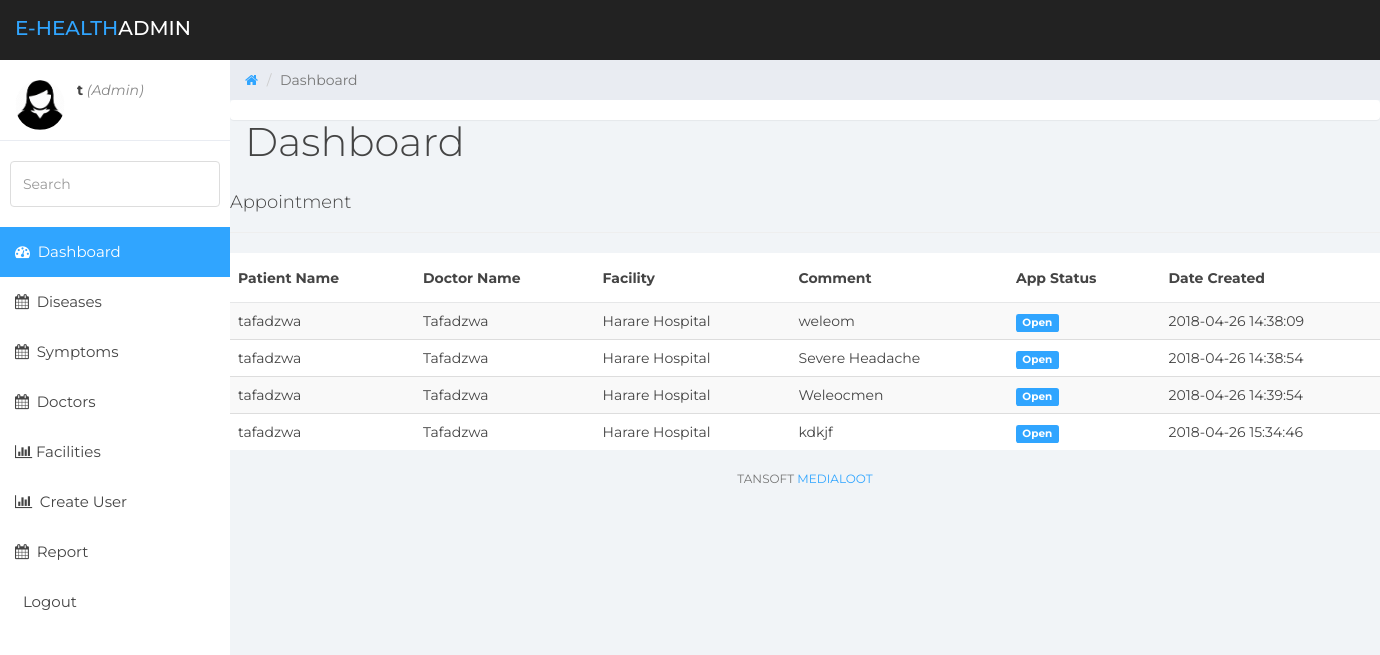
The page /admin/report.php (signed in) on the database as committed earlier.
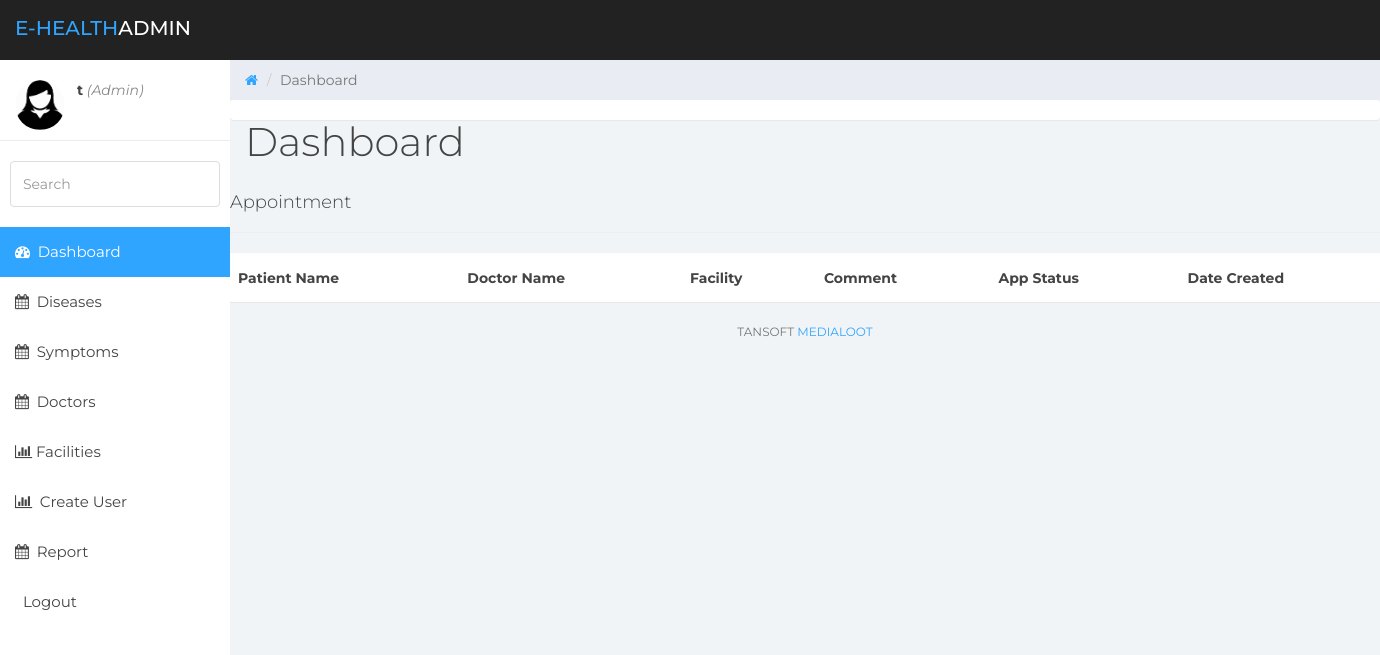
The same page on the database as committed later.
### tables this page shows
CREATE TABLE `appointment` (
  `id` int(11) NOT NULL,
  `date_created` timestamp NULL DEFAULT CURRENT_TIMESTAMP,
  `patient_id` int(11) NOT NULL,
  `doctor_id` int(11) NOT NULL,
  `status` char(20) NOT NULL,
  `comment` text NOT NULL
);

CREATE TABLE `users` (
  `id` int(11) NOT NULL,
  `username` varchar(250) NOT NULL,
  `email` varchar(250) NOT NULL,
  `user_type` varchar(250) NOT NULL,
  `password` varchar(250) NOT NULL,
  `date_create` timestamp NOT NULL DEFAULT CURRENT_TIMESTAMP ON UPDATE CURRENT_TIMESTAMP,
  `longitude` decimal(10,6) NOT NULL,
  `latitude` decimal(10,6) NOT NULL
);

CREATE TABLE `practitioner` (
  `id` int(11) NOT NULL,
  `firstname` varchar(250) NOT NULL,
  `lastname` varchar(250) NOT NULL,
  `contact_details` varchar(250) NOT NULL,
  `date_created` varchar(250) NOT NULL,
  `gender` varchar(1) NOT NULL,
  `facility_id` int(11) NOT NULL,
  `speciality` varchar(250) NOT NULL,
  `disease_id` int(11) NOT NULL
);

CREATE TABLE `facility` (
  `id` int(11) NOT NULL,
  `name` varchar(250) NOT NULL,
  `city_id` int(250) NOT NULL,
  `address` varchar(250) NOT NULL,
  `latitude` double NOT NULL,
  `longitude` double NOT NULL
);

### admin/report.php (the view, shortened to what this page needs)
<!DOCTYPE html>
<html>
<head>
    <link href="../assets/css/bootstrap.min.css" rel="stylesheet">
    <link href="../assets/css/font-awesome.min.css" rel="stylesheet">
    <link href="../assets/css/datepicker3.css" rel="stylesheet">
    <link href="../assets/css/styles.css" rel="stylesheet">
</head>
<body>
<nav class="navbar navbar-custom navbar-fixed-top" role="navigation">
    <div class="container-fluid">
        <div class="navbar-header">
            <a class="navbar-brand" href="home.php"><span>E-health</span>Admin</a>
        </div>
    </div>
</nav>
<div id="sidebar-collapse" class="col-sm-3 col-lg-2 sidebar">
    <div class="profile-sidebar">
        <div class="profile-userpic">
            <img src="../images/admin_profile.png" class="img-responsive">
        </div>
        <div class="profile-usertitle">
            <div>
                <?php if (isset($_SESSION['user'])) : ?>
                    <strong><?php echo $_SESSION['user']['username']; ?></strong>
                    <i style="color: #888;">(<?php echo ucfirst($_SESSION['user']['user_type']); ?>)</i>
                    <br>
                <?php endif ?>
            </div>
        </div>
    </div>
    <form role="search">
        <div class="form-group">
            <input type="text" class="form-control" placeholder="Search">
        </div>
    </form>
    <ul class="nav menu">
        <li class="active"><a href="home.php"><em class="fa fa-dashboard">&nbsp;</em> Dashboard</a></li>
        <li><a href="view_disease.php"><em class="fa fa-calendar">&nbsp;</em> Diseases</a></li>
        <li><a href="view_symptom.php"><em class="fa fa-calendar">&nbsp;</em> Symptoms</a></li>
        <li><a href="view_doctors.php"><em class="fa fa-calendar">&nbsp;</em> Doctors</a></li>
        <li><a href="view_facility.php"><em class="fa fa-bar-chart">&nbsp;</em>Facilities</a></li>
        <li><a href="create_user.php"><em class="fa fa-bar-chart">&nbsp;</em> Create User</a></li>
        <li><a href="report.php"><em class="fa fa-calendar">&nbsp;</em> Report</a></li>
        <li><a href="home.php?logout='1'">&nbsp;</em> Logout</a></li>
    </ul>
</div>
<div class="col-sm-9 col-sm-offset-3 col-lg-10 col-lg-offset-2 main">
    <div class="row">
        <ol class="breadcrumb">
            <li><a href="#">
                    <em class="fa fa-home"></em>
                </a></li>
            <li class="active">Dashboard</li>
        </ol>
    </div>
    <div class="row">
        <div class="col-lg-12">
            <h1 class="page-header">Dashboard</h1>
        </div>
        <div class="panel panel-container">
        </div>
        <div class="container">
            <div class="row">
                <div class="page-header">
                   <h4>Appointment</h4>
                </div>
            </div>
            <div class="row">
                <table class="table table-striped">
                    <thead>
                    <tr>
                        <th>Patient Name</th>
                        <th>Doctor Name</th>
                        <th>Facility</th>
                        <th>Comment</th>
                        <th>App Status</th>
                        <th>Date Created</th>
                    </tr>
                    </thead>
                    <?php
                    include('../conn.php');
                    $select = "SELECT DISTINCT (username),appointment.id as id , appointment.date_created as date_created,facility.name as facility_name,
status, firstname as doctor_name, comment  FROM `appointment` JOIN practitioner JOIN facility JOIN  users WHERE
 appointment.doctor_id=practitioner.id AND
 practitioner.facility_id=facility.id AND appointment.patient_id=users.id";
                    $run_select = mysqli_query($conn, $select);
                    while ($rows = mysqli_fetch_array($run_select)) {
                        $date_created = $rows['date_created'];
                        $facility_name = $rows['facility_name'];
                        $doctor_name = $rows['doctor_name'];
                        $username=$rows['username'];
                        $comment=$rows['comment'];
                        ?>
                        <tr>
                            <td><?php echo $username; ?></td>
                            <td><?php echo $doctor_name; ?></td>
                            <td><?php echo $facility_name; ?></td>
                            <td><?php echo $comment; ?></td>
                            <td><span class="label label-info">Open</span></td>
                            <td><?php echo $date_created; ?></td>
                        </tr>
                        <?php
                    }
                    ?>
                </table>
            </div>
        </div>
        <div class="row">
            <div class="col-sm-12">
                <p class="back-link">Tansoft <a href="#">Medialoot</a></p>
            </div>
        </div>
    </div>
</div>
</body>
</html>

Rows that differ between the two databases and show on the page:
removed appointment: users.username "tafadzwa", practitioner.firstname "Tafadzwa", facility.name "Harare Hospital", comment "weleom", date_created "2018-04-26 14:38:09"
removed appointment: users.username "tafadzwa", practitioner.firstname "Tafadzwa", facility.name "Harare Hospital", comment "Severe Headache", date_created "2018-04-26 14:38:54"
removed appointment: users.username "tafadzwa", practitioner.firstname "Tafadzwa", facility.name "Harare Hospital", comment "Weleocmen", date_created "2018-04-26 14:39:54"
removed appointment: users.username "tafadzwa", practitioner.firstname "Tafadzwa", facility.name "Harare Hospital", comment "kdkjf", date_created "2018-04-26 15:34:46"
